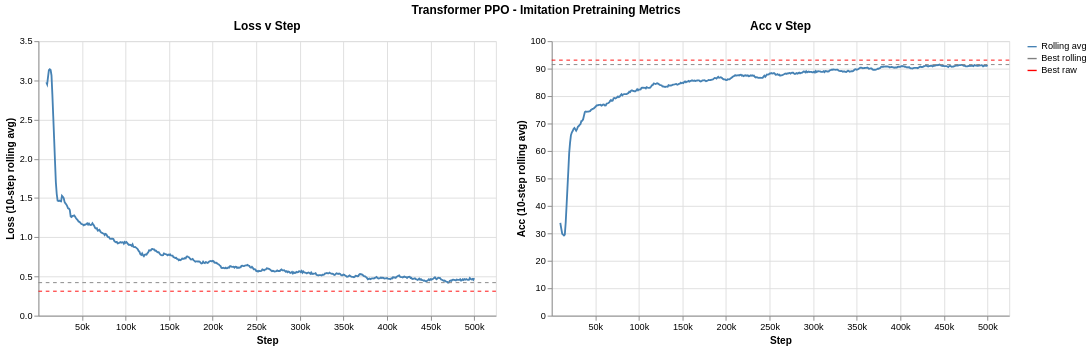

The cell this chart's notebook holds for it:
### Code cell
loss = make_chart(pretrain_df, "loss", pl.min)
acc = make_chart(pretrain_df, "acc", pl.max)

# Total time
total_seconds = pretrain_df["time"].sum()
h, m = divmod(total_seconds, 3600)
m, s = divmod(m, 60)
print(f"Total training time: {int(h)}h {int(m)}m {int(s)}s")
# Min loss and max accuracy
min_loss = pretrain_df["loss"].min()
max_acc = pretrain_df["acc"].max()
print(f"Min loss: {min_loss:.4f} | Max accuracy: {max_acc:.1f}%")
# Display charts
title = alt.TitleParams(
    "Transformer PPO - Imitation Pretraining Metrics", anchor="middle"
)
(loss | acc).resolve_scale(y="independent").properties(title=title)

### Figure 1 — Vega-Lite specification as saved in the notebook (floating-point values rounded to 4 significant figures; data arrays with more than 128 entries replaced by an {"elided": "..."} marker saying what was removed)
{"config": {"view": {"continuousWidth": 300, "continuousHeight": 300}}, "hconcat": [{"layer": [{"data": {"name": "data-db67b3c50a87194103e9671e15005e37"}, "mark": {"type": "line"}, "encoding": {"color": {"field": "series", "legend": {"title": ""}, "scale": {"domain": ["Rolling avg", "Best rolling", "Best raw"], "range": ["steelblue", "grey", "red"]}, "type": "nominal"}, "x": {"axis": {"labelExpr": "datum.value / 1000 + 'k'"}, "field": "step", "scale": {"domainMax": 525000.0}, "title": "Step", "type": "quantitative"}, "y": {"field": "loss_rolling", "title": "Loss (10-step rolling avg)", "type": "quantitative"}}, "title": "Loss v Step"}, {"data": {"name": "data-c7368bf96b64544c3a30a45f06bcbf77"}, "mark": {"type": "rule", "fillOpacity": 0.8, "strokeDash": [4, 4]}, "encoding": {"color": {"field": "series", "legend": {"title": ""}, "scale": {"domain": ["Rolling avg", "Best rolling", "Best raw"], "range": ["steelblue", "grey", "red"]}, "type": "nominal"}, "y": {"field": "y", "type": "quantitative"}}}, {"data": {"name": "data-62b38031f348c821ba72561811b74ead"}, "mark": {"type": "rule", "fillOpacity": 0.8, "strokeDash": [4, 4]}, "encoding": {"color": {"field": "series", "legend": {"title": ""}, "scale": {"domain": ["Rolling avg", "Best rolling", "Best raw"], "range": ["steelblue", "grey", "red"]}, "type": "nominal"}, "y": {"field": "y", "type": "quantitative"}}}], "height": 300, "width": 500}, {"layer": [{"data": {"name": "data-d6bf41754b1a934e8e1dba64ee670071"}, "mark": {"type": "line"}, "encoding": {"color": {"field": "series", "legend": {"title": ""}, "scale": {"domain": ["Rolling avg", "Best rolling", "Best raw"], "range": ["steelblue", "grey", "red"]}, "type": "nominal"}, "x": {"axis": {"labelExpr": "datum.value / 1000 + 'k'"}, "field": "step", "scale": {"domainMax": 525000.0}, "title": "Step", "type": "quantitative"}, "y": {"field": "acc_rolling", "title": "Acc (10-step rolling avg)", "type": "quantitative"}}, "title": "Acc v Step"}, {"data": {"name": "data-04dd8916c3c1c0943079f93c0b2f5d05"}, "mark": {"type": "rule", "fillOpacity": 0.8, "strokeDash": [4, 4]}, "encoding": {"color": {"field": "series", "legend": {"title": ""}, "scale": {"domain": ["Rolling avg", "Best rolling", "Best raw"], "range": ["steelblue", "grey", "red"]}, "type": "nominal"}, "y": {"field": "y", "type": "quantitative"}}}, {"data": {"name": "data-39b8306a54f482cb0529854c956f82a0"}, "mark": {"type": "rule", "fillOpacity": 0.8, "strokeDash": [4, 4]}, "encoding": {"color": {"field": "series", "legend": {"title": ""}, "scale": {"domain": ["Rolling avg", "Best rolling", "Best raw"], "range": ["steelblue", "grey", "red"]}, "type": "nominal"}, "y": {"field": "y", "type": "quantitative"}}}], "height": 300, "width": 500}], "resolve": {"scale": {"y": "independent"}}, "title": {"text": "Transformer PPO - Imitation Pretraining Metrics", "anchor": "middle"}, "$schema": "https://vega.github.io/schema/vega-lite/v6.1.0.json", "datasets": {"data-db67b3c50a87194103e9671e15005e37": {"elided": "501 records"}, "data-c7368bf96b64544c3a30a45f06bcbf77": [{"y": 0.4209, "series": "Best rolling"}], "data-62b38031f348c821ba72561811b74ead": [{"y": 0.3123, "series": "Best raw"}], "data-d6bf41754b1a934e8e1dba64ee670071": {"elided": "501 records"}, "data-04dd8916c3c1c0943079f93c0b2f5d05": [{"y": 91.46, "series": "Best rolling"}], "data-39b8306a54f482cb0529854c956f82a0": [{"y": 93.1, "series": "Best raw"}]}}
